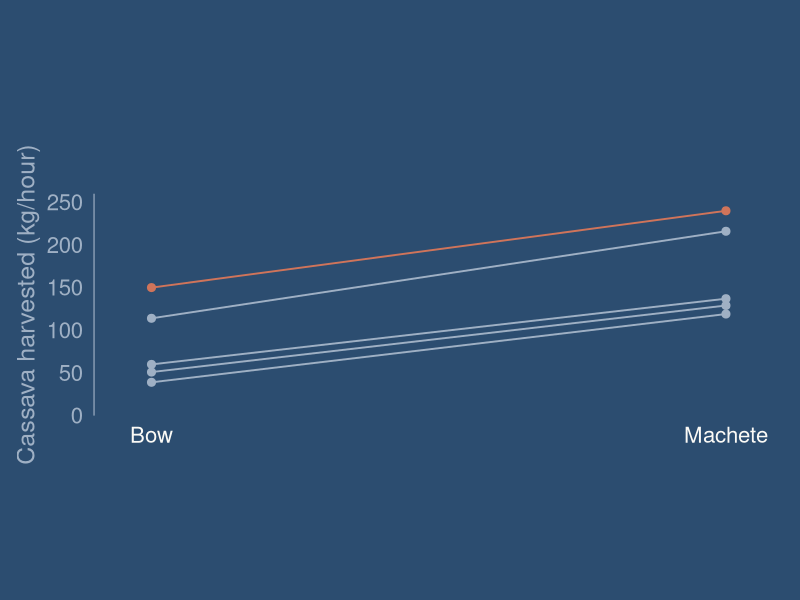
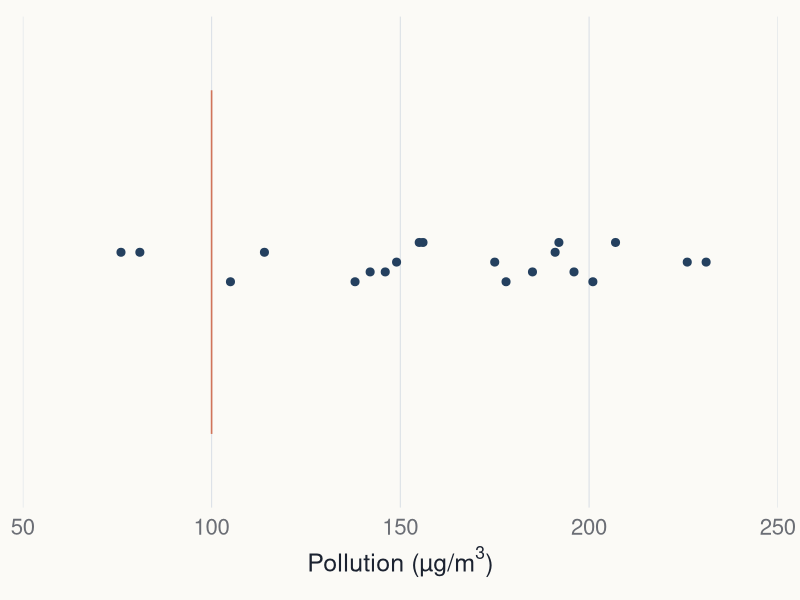
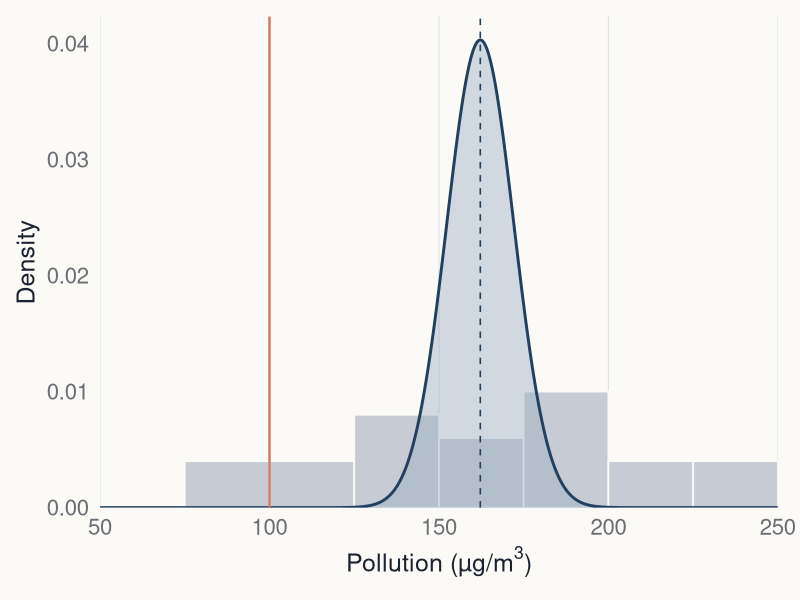
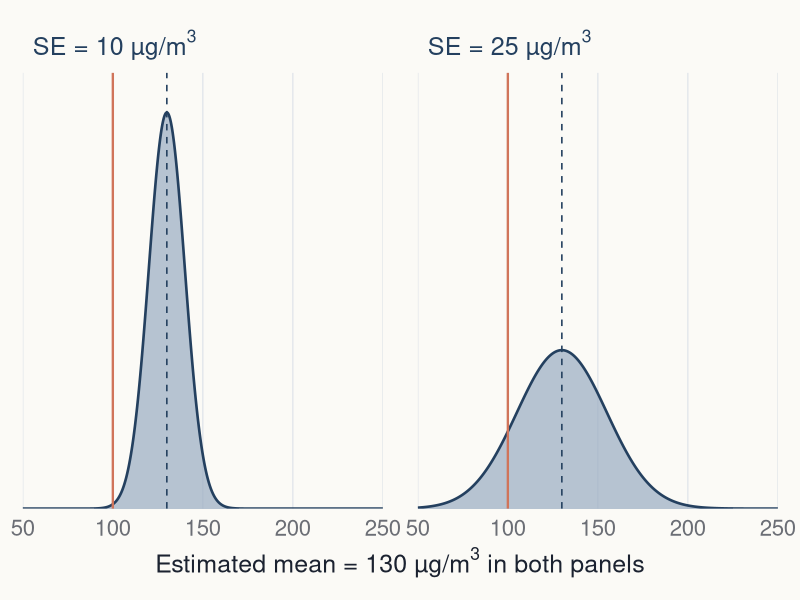
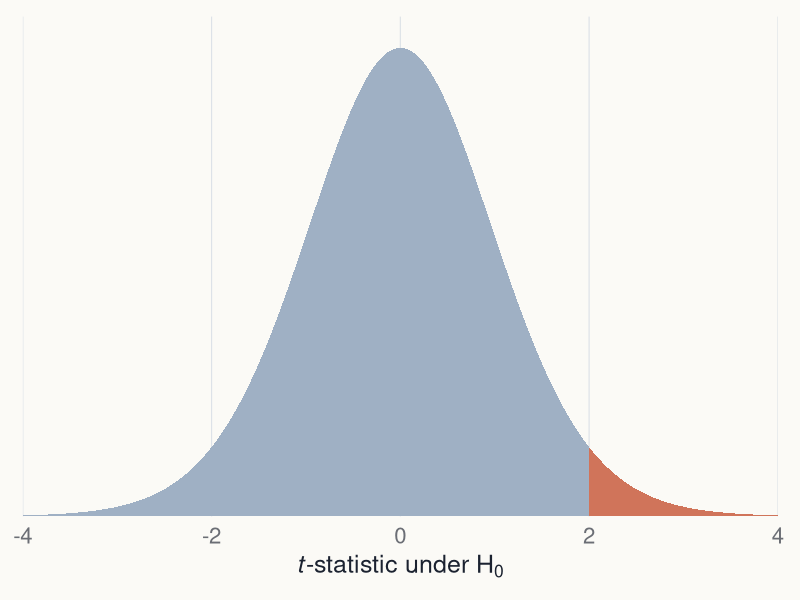
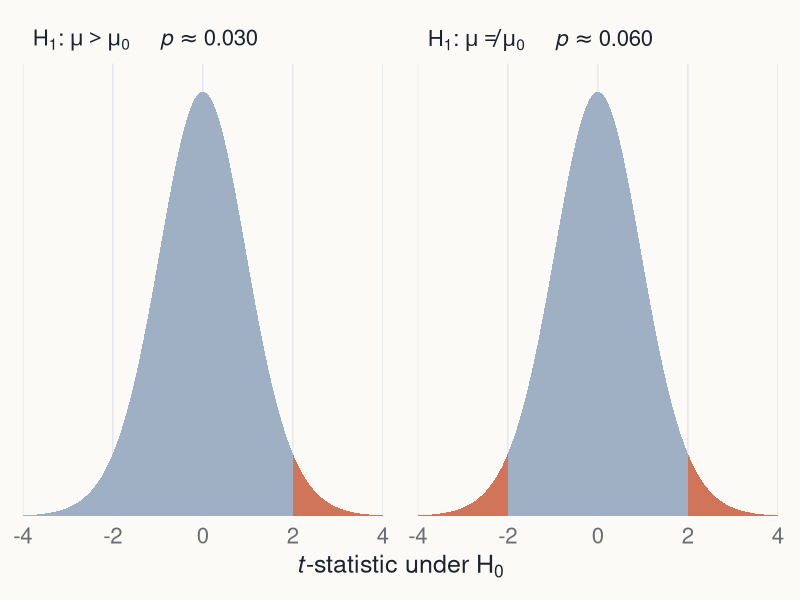
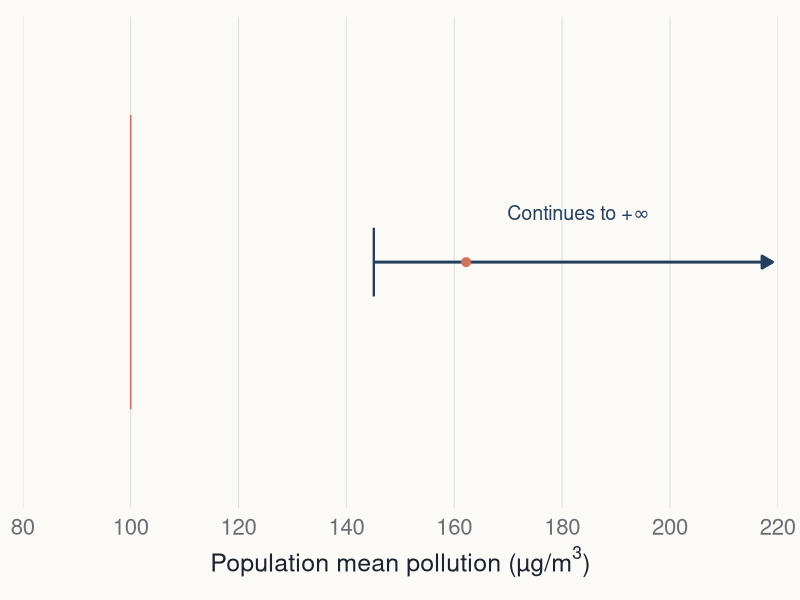
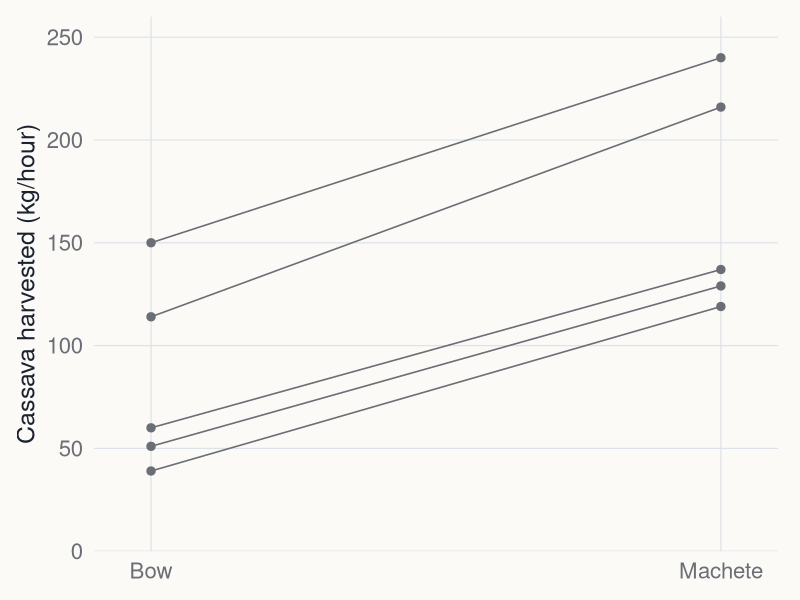

Reproduce these figures in R, in order.
# BB852 t-test lecture: R code for every statistical figure
# -----------------------------------------------------------
# Recreates the lecture's statistical figures in ggplot2, using the BB852
# theme shared with the other lecture_figures generators.
#
# Data source:
# https://jonesor.github.io/BB852_Book/t-test-comparing-two-means.html
# Reaction times: classData.csv, Year 2019, recorded Gender Female/Male.
# The data are typed in below so the script needs no external files.
#
# Run from the repository root:
# source("lecture_figures/t-tests/generate_figures.R")
#
# PNG files are written to lecture_figures/t-tests/output/<layout>/.
# Each ggplot object is also retained in the named list `plots`.
# Object and file names use the slide numbers of the current lecture deck
# (BB852_t_tests_Context_Data_Analysis), e.g. plots$slide_23_reaction_times.
#
# Labels use plotmath (e.g. m^3, H[0], mu) and \u escapes (e.g. \u00b5, the
# micro sign) rather than typed Unicode symbols, so the script stays plain ASCII.
# Pollution values are concentrations in air, in micrograms per cubic metre.


# Load packages -----------------------------------------------------------

library(ggplot2)
library(ragg)


# Define the BB852 theme and export functions -----------------------------
# Palette and theme match lecture_figures/randomisation_tests.

bb852 <- list(
  bg       = "#FBFAF6",
  text     = "#1B2230",
  muted    = "#6B6E75",
  grid     = "#DDE2E8",
  axis     = "#BCC6D2",
  slate    = "#24405F",
  coral    = "#D0745A",
  teal     = "#2A7F76",
  grey     = "#6B6E75",
  light    = "#9FB0C4",
  panel    = "#EDEFF1",
  cover    = "#2C4D70"
)

available_fonts <- unique(systemfonts::system_fonts()$family)
bb852_font <- if ("Avenir Next" %in% available_fonts) {
  "Avenir Next"
} else {
  "Helvetica"
}

theme_bb852 <- function(
    base_size = 18,
    base_family = bb852_font
) {
  theme_minimal(
    base_size = base_size,
    base_family = base_family
  ) +
    theme(
      plot.background = element_rect(
        fill = bb852$bg, colour = NA
      ),
      panel.background = element_rect(
        fill = bb852$bg, colour = NA
      ),
      panel.grid.major = element_line(
        colour = bb852$grid, linewidth = 0.4
      ),
      panel.grid.minor = element_blank(),
      axis.title = element_text(
        colour = bb852$text, size = base_size
      ),
      axis.text = element_text(
        colour = bb852$muted, size = base_size - 2
      ),
      axis.ticks = element_blank(),
      legend.position = "none",
      strip.text = element_text(
        colour = bb852$text,
        size = base_size - 2,
        face = "bold",
        hjust = 0
      ),
      plot.title = element_blank(),
      plot.subtitle = element_blank(),
      plot.caption = element_blank(),
      plot.margin = margin(12, 16, 12, 12)
    )
}

# Horizontal displays without a meaningful y-axis.
no_y_axis <- function() {
  theme(
    axis.title.y = element_blank(),
    axis.text.y = element_blank(),
    panel.grid.major.y = element_blank()
  )
}

# Sizes (inches) match the figure placeholders in the BB852 slide theme.
bb852_sizes <- list(
  full     = c(11.73, 3.95),
  takeaway = c(7.40, 4.25),
  half     = c(5.57, 4.25),
  cover    = c(5.43, 7.50)
)

output_root <- file.path("lecture_figures", "t-tests", "output")

save_bb852 <- function(plot, filename, layout = "half", bg = bb852$bg) {
  size <- bb852_sizes[[layout]]
  if (is.null(size)) {
    stop(
      "layout must be one of: ",
      paste(names(bb852_sizes), collapse = ", ")
    )
  }
  output_directory <- file.path(output_root, layout)
  dir.create(output_directory, recursive = TRUE, showWarnings = FALSE)
  ggsave(
    file.path(output_directory, paste0(filename, ".png")),
    plot,
    width = size[1],
    height = size[2],
    units = "in",
    dpi = 300,
    device = ragg::agg_png,
    bg = bg
  )
  invisible(filename)
}


# Data ----------------------------------------------------------------------

pollution <- data.frame(ugm3 = c(
  105, 196, 226, 81, 156, 201, 142, 149, 191, 192,
  178, 185, 231, 76, 207, 138, 146, 175, 114, 155
))
# This is a hypothetical teaching threshold, not a regulatory standard.
threshold <- 100

wide <- data.frame(
  subjectID = 1:5,
  bow = c(39, 114, 150, 51, 60),
  machete = c(119, 216, 240, 129, 137)
)
wide$difference <- wide$machete - wide$bow
paired_long <- rbind(
  data.frame(subjectID = wide$subjectID, tool = "Bow", amount = wide$bow),
  data.frame(subjectID = wide$subjectID, tool = "Machete", amount = wide$machete)
)
paired_long$tool <- factor(paired_long$tool, levels = c("Bow", "Machete"))

female <- c(.2828, .3822, .259, .364, .3226, .306, .3, .294, .313,
            .28, .4022, .3968, .5738, .417, .273, .3314, .385, .388)
male <- c(.251, .31, .265, .2938, .258, .235, .2914, .2644,
          .37, .291, .44, .317, .3321, .368, .267)
reaction <- data.frame(
  Gender = factor(rep(c("Female", "Male"), c(length(female), length(male))),
                  levels = c("Female", "Male")),
  Reaction = c(female, male)
)

# Compute results directly rather than typing rounded values into figures.
pollution_test <- t.test(pollution$ugm3, mu = threshold, alternative = "greater")
paired_test <- t.test(wide$machete, wide$bow, paired = TRUE)
reaction_test <- t.test(Reaction ~ Gender, data = reaction, var.equal = FALSE)
mean_difference_ms <- unname(reaction_test$estimate[1] - reaction_test$estimate[2]) * 1000
reaction_ci_ms <- unname(reaction_test$conf.int) * 1000

plots <- list()


# Slide 1: title-slide chart --------------------------------------------------
# The full image fills the right-hand cover placeholder. The large top/bottom
# margins place the chart centrally, as in the PowerPoint.

cover_data <- paired_long
cover_data$highlight <- ifelse(cover_data$subjectID == 3, "highlight", "other")
plots$slide_01_cover <- ggplot(cover_data, aes(tool, amount, group = subjectID,
                                               colour = highlight)) +
  geom_line(linewidth = 0.65) +
  geom_point(size = 2.4) +
  scale_colour_manual(values = c(highlight = bb852$coral, other = bb852$light)) +
  scale_y_continuous(limits = c(0, 260), breaks = seq(0, 250, 50),
                     expand = expansion(mult = 0)) +
  scale_x_discrete(expand = expansion(add = 0.1)) +
  labs(x = NULL, y = "Cassava harvested (kg/hour)") +
  theme_bb852() +
  theme(
    plot.background = element_rect(fill = bb852$cover, colour = NA),
    panel.background = element_rect(fill = bb852$cover, colour = NA),
    panel.grid.major = element_blank(),
    axis.line.y = element_line(colour = bb852$light, linewidth = 0.4),
    axis.title = element_text(colour = bb852$light),
    axis.text.y = element_text(colour = bb852$light),
    axis.text.x = element_text(colour = bb852$bg),
    plot.margin = margin(140, 12, 110, 12)
  )


# Slide 6: raw pollution measurements ----------------------------------------
# Deterministic vertical offsets reproduce the presentation without random jitter.

pollution$offset <- .46 + ((seq_len(nrow(pollution)) - 1) %% 5) * .02
plots$slide_06_pollution <-ggplot(pollution, aes(ugm3, offset)) +
  annotate("segment", x = threshold, xend = threshold, y = .15, yend = .85,
           colour = bb852$coral, linewidth = .55) +
  geom_point(colour = bb852$slate, size = 2.4) +
  scale_x_continuous(limits = c(50, 250), breaks = seq(50, 250, 50),
                     expand = expansion(mult = 0)) +
  scale_y_continuous(limits = c(0, 1), expand = expansion(mult = 0)) +
  labs(x = expression("Pollution (\u00b5g/m"^3 * ")"), y = NULL) +
  theme_bb852() + no_y_axis()


# Slide 7: spread of the data versus uncertainty in the mean ------------------
# Grey bars: density-scaled histogram of the 20 measurements (variation among
# observations, SD). Blue curve: normal approximation to the sampling
# distribution of the mean, centred on the estimate with width SE. Both layers
# are densities so they share the y-axis. The curve is NOT a fit to the raw
# data and NOT the null distribution used for the test.

pollution_sd <- sd(pollution$ugm3)
pollution_se <- pollution_sd / sqrt(nrow(pollution))
pollution_xbar <- mean(pollution$ugm3)
x_grid <- seq(50, 250, by = .25)
se_curve <- data.frame(
  x = x_grid,
  density = dnorm(x_grid, mean = pollution_xbar, sd = pollution_se)
)
plots$slide_07_uncertainty_in_mean <- ggplot() +
  geom_histogram(
    data = pollution, aes(ugm3, after_stat(density)),
    breaks = seq(50, 250, 25), closed = "right",
    fill = "#C7CCD4", colour = bb852$bg, linewidth = .6
  ) +
  geom_area(data = se_curve, aes(x, density),
            fill = bb852$light, alpha = .45, colour = NA) +
  geom_line(data = se_curve, aes(x, density),
            colour = bb852$slate, linewidth = 1) +
  geom_vline(xintercept = threshold, colour = bb852$coral, linewidth = .8) +
  geom_vline(xintercept = pollution_xbar, colour = bb852$slate,
             linewidth = .55, linetype = "dashed") +
  scale_x_continuous(limits = c(50, 250), breaks = seq(50, 250, 50),
                     expand = expansion(mult = 0)) +
  scale_y_continuous(breaks = seq(0, .04, .01),
                     labels = function(z) sprintf("%.2f", z),
                     expand = expansion(mult = c(0, .05))) +
  labs(x = expression("Pollution (\u00b5g/m"^3 * ")"), y = "Density") +
  theme_bb852() +
  theme(panel.grid.major.y = element_blank())


# Slide 9: same estimated mean, different standard errors -------------------
# Hypothetical estimates (not the pollution data): mean 130 in both panels,
# SE 10 (left) and 25 (right). Signal 30, so signal/noise = 3 and 1.2.

same_mean <- 130
se_values <- c(10, 25)
se_labels <- sprintf('"SE = %d \u00b5g/m"^3', se_values)
se_panels <- do.call(rbind, lapply(seq_along(se_values), function(i) {
  data.frame(
    x = x_grid,
    density = dnorm(x_grid, mean = same_mean, sd = se_values[i]),
    panel = se_labels[i]
  )
}))
se_panels$panel <- factor(se_panels$panel, levels = se_labels)
plots$slide_09_same_mean_different_se <- ggplot(se_panels, aes(x, density)) +
  geom_area(fill = bb852$light, alpha = .75, colour = NA) +
  geom_line(colour = bb852$slate, linewidth = .9) +
  geom_vline(xintercept = threshold, colour = bb852$coral, linewidth = .8) +
  geom_vline(xintercept = same_mean, colour = bb852$slate,
             linewidth = .55, linetype = "dashed") +
  facet_wrap(~panel, nrow = 1, labeller = label_parsed) +
  scale_x_continuous(limits = c(50, 250), breaks = seq(50, 250, 50),
                     expand = expansion(mult = 0)) +
  scale_y_continuous(expand = expansion(mult = c(0, .1))) +
  labs(x = expression("Estimated mean = 130 \u00b5g/m"^3 * " in both panels"),
       y = NULL) +
  theme_bb852() + no_y_axis() +
  theme(
    strip.text = element_text(colour = bb852$slate, face = "plain",
                              size = 18, hjust = 0),
    panel.spacing = grid::unit(.35, "in")
  )


# Slides 11 and 12: null t-distributions -------------------------------------
# These figures illustrate t = 2 with 19 d.f., NOT the pollution t = 6.28.
# Using a fine grid gives smooth curves; shading counts the specified tail(s).

t_df <- 19
observed_t <- 2
t_grid <- seq(-4, 4, by = .005)
t_curve <- data.frame(t = t_grid, density = dt(t_grid, df = t_df))
p_one <- pt(observed_t, df = t_df, lower.tail = FALSE)
p_two <- 2 * pt(abs(observed_t), df = t_df, lower.tail = FALSE)

t_axis_label <- expression(italic(t) * "-statistic under " * H[0])

plot_t_tails <- function(two_sided = FALSE) {
  selected <- if (two_sided) abs(t_curve$t) >= observed_t else t_curve$t >= observed_t
  tails <- t_curve[selected, ]
  # Separate the left and right polygons so a two-sided fill does not bridge zero.
  tails$tail <- ifelse(tails$t < 0, "left", "right")
  ggplot(t_curve, aes(t, density)) +
    geom_area(fill = bb852$light, colour = NA) +
    geom_area(data = tails, aes(group = tail), fill = bb852$coral, colour = NA) +
    scale_x_continuous(limits = c(-4, 4), breaks = seq(-4, 4, 2),
                       expand = expansion(mult = 0)) +
    scale_y_continuous(limits = c(0, .42), expand = expansion(mult = 0)) +
    labs(x = t_axis_label, y = NULL) +
    theme_bb852() + no_y_axis()
}
plots$slide_11_null_distribution <- plot_t_tails()

# Both panels in a single wide image. Headings are plotmath strings built
# from the computed p-values.
panel_labels <- c(
  sprintf('H[1]*":"~mu > mu[0]~~~~~italic(p) %%~~%% "%.3f"', p_one),
  sprintf('H[1]*":"~mu != mu[0]~~~~~italic(p) %%~~%% "%.3f"', p_two)
)
two_panels <- rbind(
  transform(t_curve, panel = panel_labels[1]),
  transform(t_curve, panel = panel_labels[2])
)
two_panels$panel <- factor(two_panels$panel, levels = panel_labels)
shaded <- two_panels[
  (two_panels$panel == panel_labels[1] & two_panels$t >= observed_t) |
  (two_panels$panel == panel_labels[2] & abs(two_panels$t) >= observed_t), ]
shaded$tail <- ifelse(shaded$t < 0, "left", "right")
plots$slide_12_one_and_two_sided <-ggplot(two_panels, aes(t, density)) +
  geom_area(fill = bb852$light, colour = NA) +
  geom_area(data = shaded, aes(group = tail), fill = bb852$coral, colour = NA) +
  facet_wrap(~panel, nrow = 1, labeller = label_parsed) +
  scale_x_continuous(limits = c(-4, 4), breaks = seq(-4, 4, 2),
                     expand = expansion(mult = 0)) +
  scale_y_continuous(limits = c(0, .42), expand = expansion(mult = 0)) +
  labs(x = t_axis_label, y = NULL) +
  theme_bb852() + no_y_axis() +
  theme(panel.spacing = grid::unit(.35, "in"))


# Slide 14: one-sided lower confidence bound ---------------------------------
# The interval is [L, Inf). An arrowhead at the display limit signals that the
# interval has no finite upper end.

lower_bound <- unname(pollution_test$conf.int[1])
pollution_mean <- unname(pollution_test$estimate)
plots$slide_14_lower_bound <- ggplot() +
  annotate("segment", x = threshold, xend = threshold, y = .2, yend = .8,
           colour = bb852$coral, linewidth = .55) +
  annotate("segment", x = lower_bound, xend = 219, y = .5, yend = .5,
           colour = bb852$slate, linewidth = 1,
           arrow = grid::arrow(length = grid::unit(.12, "in"), type = "closed")) +
  annotate("segment", x = lower_bound, xend = lower_bound, y = .43, yend = .57,
           colour = bb852$slate, linewidth = .8) +
  annotate("point", x = pollution_mean, y = .5, colour = bb852$coral, size = 2.7) +
  annotate("text", x = 183, y = .6, label = '"Continues to +" * infinity',
           parse = TRUE, family = bb852_font, colour = bb852$slate, size = 5) +
  scale_x_continuous(limits = c(80, 220), breaks = seq(80, 220, 20),
                     expand = expansion(mult = 0)) +
  scale_y_continuous(limits = c(0, 1), expand = expansion(mult = 0)) +
  labs(x = expression("Population mean pollution (\u00b5g/m"^3 * ")"), y = NULL) +
  theme_bb852() + no_y_axis()


# Slide 17: paired tool-use measurements -------------------------------------

plots$slide_17_paired_measurements <- ggplot(
  paired_long, aes(tool, amount, group = subjectID)
) +
  geom_line(colour = bb852$grey, linewidth = .55) +
  geom_point(colour = bb852$grey, size = 2.5) +
  scale_x_discrete(expand = expansion(add = .1)) +
  scale_y_continuous(limits = c(0, 260), breaks = seq(0, 250, 50),
                     expand = expansion(mult = 0)) +
  labs(x = NULL, y = "Cassava harvested (kg/hour)") +
  theme_bb852()


# Slide 18: five independent within-person differences -----------------------
# Grey line: null value (difference = 0). Coral line: mean difference.

plots$slide_18_paired_differences <- ggplot(wide, aes(subjectID, difference)) +
  geom_hline(yintercept = 0, colour = bb852$grey, linewidth = .55) +
  geom_hline(yintercept = mean(wide$difference), colour = bb852$coral, linewidth = .55) +
  geom_point(colour = bb852$slate, size = 2.4) +
  scale_x_continuous(limits = c(1, 5), breaks = 1:5, expand = expansion(add = .3)) +
  # A small lower expansion keeps the zero line fully visible.
  scale_y_continuous(limits = c(0, 120), breaks = seq(0, 120, 20),
                     expand = expansion(add = c(2, 0))) +
  labs(x = "Participant", y = expression(Machete - "bow (kg/hour)")) +
  theme_bb852()


# Slide 23: independent reaction-time groups ---------------------------------
# Identical horizontal offsets to the slide, calculated separately per group.

reaction$x_position <- c(
  1 + (((seq_along(female) - 1) * 7) %% 11 - 5) * .018,
  2 + (((seq_along(male) - 1) * 7) %% 11 - 5) * .018
)
plots$slide_23_reaction_times <-ggplot(reaction, aes(x_position, Reaction, colour = Gender)) +
  geom_point(size = 2.4) +
  scale_colour_manual(values = c(Female = bb852$slate, Male = bb852$grey)) +
  scale_x_continuous(limits = c(.5, 2.5), breaks = c(1, 2), labels = c("Female", "Male"),
                     expand = expansion(mult = 0)) +
  scale_y_continuous(limits = c(.2, .65), breaks = seq(.2, .6, .1),
                     labels = function(z) sprintf("%.1f", z), expand = expansion(mult = 0)) +
  labs(x = NULL, y = "Reaction time (seconds)") +
  theme_bb852() +
  theme(panel.grid.major.x = element_blank())


# Slide 26: mean difference and two-sided 95% confidence interval --------------
# Difference is Female minus Male, matching the order in t.test(Reaction ~ Gender).

plots$slide_26_effect_and_ci <-ggplot() +
  annotate("segment", x = 0, xend = 0, y = .2, yend = .8,
           colour = bb852$grey, linewidth = .55) +
  annotate("segment", x = reaction_ci_ms[1], xend = reaction_ci_ms[2], y = .5, yend = .5,
           colour = bb852$slate, linewidth = 1) +
  annotate("segment", x = reaction_ci_ms, xend = reaction_ci_ms,
           y = .44, yend = .56, colour = bb852$slate, linewidth = .65) +
  annotate("point", x = mean_difference_ms, y = .5, colour = bb852$coral, size = 2.7) +
  scale_x_continuous(limits = c(-20, 100), breaks = seq(-20, 100, 20),
                     expand = expansion(mult = 0)) +
  scale_y_continuous(limits = c(0, 1), expand = expansion(mult = 0)) +
  labs(x = expression(Female - "male reaction time (milliseconds)"), y = NULL) +
  theme_bb852() + no_y_axis()


# Export every figure --------------------------------------------------------

layouts <- c(
  slide_01_cover = "cover",
  slide_06_pollution = "half",
  slide_07_uncertainty_in_mean = "half",
  slide_09_same_mean_different_se = "full",
  slide_11_null_distribution = "half",
  slide_12_one_and_two_sided = "full",
  slide_14_lower_bound = "half",
  slide_17_paired_measurements = "takeaway",
  slide_18_paired_differences = "half",
  slide_23_reaction_times = "half",
  slide_26_effect_and_ci = "half"
)
stopifnot(setequal(names(layouts), names(plots)))

for (name in names(plots)) {
  save_bb852(
    plots[[name]], name,
    layout = layouts[[name]],
    bg = if (layouts[[name]] == "cover") bb852$cover else bb852$bg
  )
}

message("Saved ", length(plots), " figures to: ", normalizePath(output_root))
